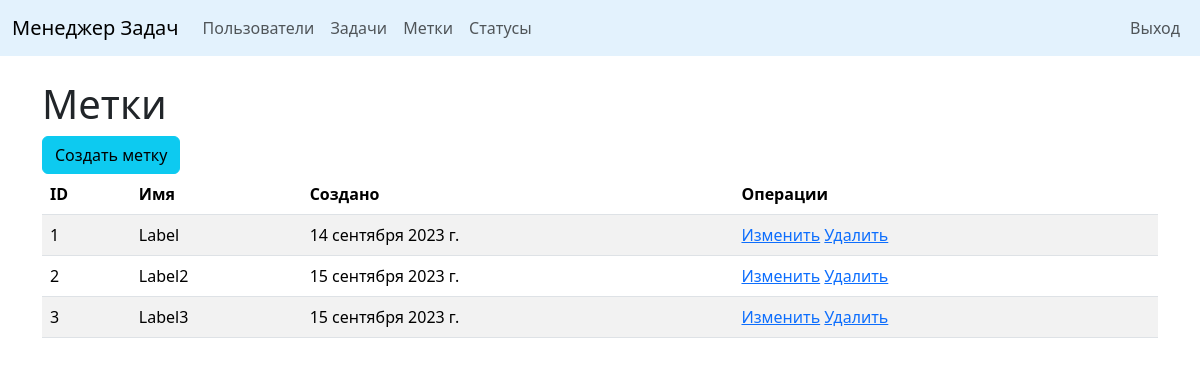
Screenshot of /labels/ (signed in) with the database file from the repository.
### task_manager/labels/models.py (models this page shows, shortened)
class Label(models.Model):
    name = models.CharField(max_length=255,
                            unique=True,
                            verbose_name=_('Name'))
    created_at = models.DateField(auto_now_add=True, verbose_name=_('Created at'))

### task_manager/labels/views.py (the view)
# urls.py: path('', LabelsListView.as_view(), name='labels_list'),
class LabelsListView(LoginRequiredMixin, ListView):
    model = Label
    template_name = 'labels/labels.html'
    context_object_name = 'labels'

### task_manager/templates/labels/labels.html
{% extends 'for_import/base.html' %}
{% load i18n %}
{% block content %}
<div class="container mt-4">
    <h1>{% translate "Labels" %}</h1>
    <a href="{% url 'create_label' %}"><button class="btn btn-info">{% translate "Add label" %}</button></a>
    {% if labels %}
    <table class="table table-striped">
        <thead>
            <tr>
                <th>ID</th>
                <th>{% translate "Name" %}</th>
                <th>{% translate "Created at" %}</th>
                <th>{% translate "Options" %}</th>
            </tr>
        </thead>
        {% for label in labels %}
        <tr>
            <td>{{ label.id }}</td>
            <td>{{ label.name }}</td>
            <td>{{ label.created_at }}</td>
            <td>
                <a href="{% url 'update_label' label.id %}">{% translate "Edit" %}</a>
                <a href="{% url 'delete_label' label.id %}">{% translate "Delete" %}</a>
            </td>
        </tr>
        {% endfor %}
    </table>
    {% else %}
        <h1>{% translate "No labels" %}</h1>
    {% endif %}
</div>
{% endblock %}

### rows the page displays
Label: id "1", name "Label", created_at "14 сентября 2023 г."
Label: id "2", name "Label2", created_at "15 сентября 2023 г."
Label: id "3", name "Label3", created_at "15 сентября 2023 г."
